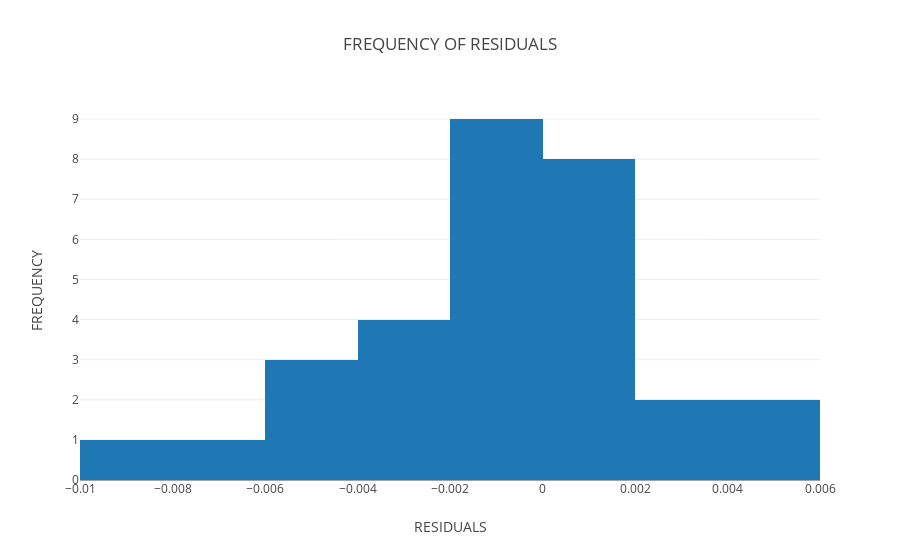

Notebook source saved alongside this figure:
### Markdown cell above
## HISTOGRAM FOR OLS ##

### Code cell
data = [go.Histogram(x=((predict_ols - Y_test)))]
layout = go.Layout(
    title='FREQUENCY OF RESIDUALS',
    xaxis=dict(
        title='RESIDUALS'
    ),
    yaxis=dict(
        title='FREQUENCY'
    )
)
fig = go.Figure(data=data, layout=layout)
plot.iplot(fig, filename='OLS_HISTOGRAM_SYSTOLICBP')

### Figure 1 — Plotly figure (JSON) as saved in the notebook; plotly's stock layout.template omitted (floating-point values rounded to 4 significant figures)
{"data": [{"type": "histogram", "x": [-5.883e-05, -0.001687, 0.001087, 6.91e-05, -0.001177, -0.0005599, 0.003684, -0.001644, 0.004845, 0.001951, 0.0001005, -0.005325, 0.003418, 0.000745, -0.003034, -0.004224, -0.003427, 0.001129, 0.0005744, -0.002213, -0.0006427, 0.0002445, 0.004903, -0.006636, -0.004763, -0.000448, -0.002666, -0.00876, -0.001568, -4.828e-05]}], "layout": {"title": "FREQUENCY OF RESIDUALS", "xaxis": {"title": "RESIDUALS"}, "yaxis": {"title": "FREQUENCY"}}}
